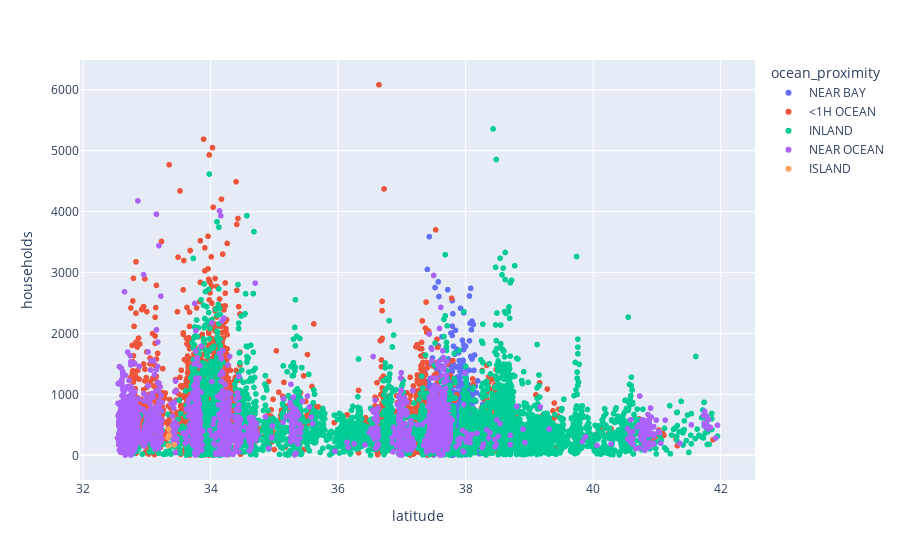

Notebook code for this chart:
### Markdown cell above
Insights
1. Many households are living near ocean with median house value between 100k and 300k
2. 5358 households are living INLAND with median_house value of 153.7K
3. 6082 households with median house value of 118.8k are living <1H ocean proximity
4. 4930 households ilve in median house value 500.001k at <1H OCEAN proximity
5. 4176 households with median house value of 280.8k live NEAR OCEAN
6. Many households living INLAND prefer houses with median house value of up to 200k

### Code cell
fig = px.scatter(data, x="latitude", y="households", color=data['ocean_proximity'],  color_continuous_scale='Blues')
fig.update_layout(legend_title_text='ocean_proximity')

### Figure 1 — Plotly figure (JSON) as saved in the notebook; plotly's stock layout.template omitted (floating-point values rounded to 4 significant figures; data arrays with more than 128 entries replaced by an {"elided": "..."} marker saying what was removed)
{"data": [{"hovertemplate": "ocean_proximity=NEAR BAY<br>latitude=%{x}<br>households=%{y}<extra></extra>", "legendgroup": "NEAR BAY", "marker": {"color": "#636efa", "symbol": "circle"}, "mode": "markers", "name": "NEAR BAY", "showlegend": true, "type": "scattergl", "x": {"elided": "2290 float values"}, "xaxis": "x", "y": {"elided": "2290 int values"}, "yaxis": "y"}, {"hovertemplate": "ocean_proximity=<1H OCEAN<br>latitude=%{x}<br>households=%{y}<extra></extra>", "legendgroup": "<1H OCEAN", "marker": {"color": "#EF553B", "symbol": "circle"}, "mode": "markers", "name": "<1H OCEAN", "showlegend": true, "type": "scattergl", "x": {"elided": "9136 float values"}, "xaxis": "x", "y": {"elided": "9136 int values"}, "yaxis": "y"}, {"hovertemplate": "ocean_proximity=INLAND<br>latitude=%{x}<br>households=%{y}<extra></extra>", "legendgroup": "INLAND", "marker": {"color": "#00cc96", "symbol": "circle"}, "mode": "markers", "name": "INLAND", "showlegend": true, "type": "scattergl", "x": {"elided": "6551 float values"}, "xaxis": "x", "y": {"elided": "6551 int values"}, "yaxis": "y"}, {"hovertemplate": "ocean_proximity=NEAR OCEAN<br>latitude=%{x}<br>households=%{y}<extra></extra>", "legendgroup": "NEAR OCEAN", "marker": {"color": "#ab63fa", "symbol": "circle"}, "mode": "markers", "name": "NEAR OCEAN", "showlegend": true, "type": "scattergl", "x": {"elided": "2658 float values"}, "xaxis": "x", "y": {"elided": "2658 int values"}, "yaxis": "y"}, {"hovertemplate": "ocean_proximity=ISLAND<br>latitude=%{x}<br>households=%{y}<extra></extra>", "legendgroup": "ISLAND", "marker": {"color": "#FFA15A", "symbol": "circle"}, "mode": "markers", "name": "ISLAND", "showlegend": true, "type": "scattergl", "x": [33.35, 33.34, 33.33, 33.34, 33.43], "xaxis": "x", "y": [331, 431, 288, 160, 173], "yaxis": "y"}], "layout": {"autosize": true, "legend": {"title": {"text": "ocean_proximity"}, "tracegroupgap": 0}, "margin": {"t": 60}, "xaxis": {"anchor": "y", "autorange": true, "domain": [0, 1], "range": [31.97, 42.52], "title": {"text": "latitude"}, "type": "linear"}, "yaxis": {"anchor": "x", "autorange": true, "domain": [0, 1], "range": [-469.8, 6553.0], "title": {"text": "households"}, "type": "linear"}}}
